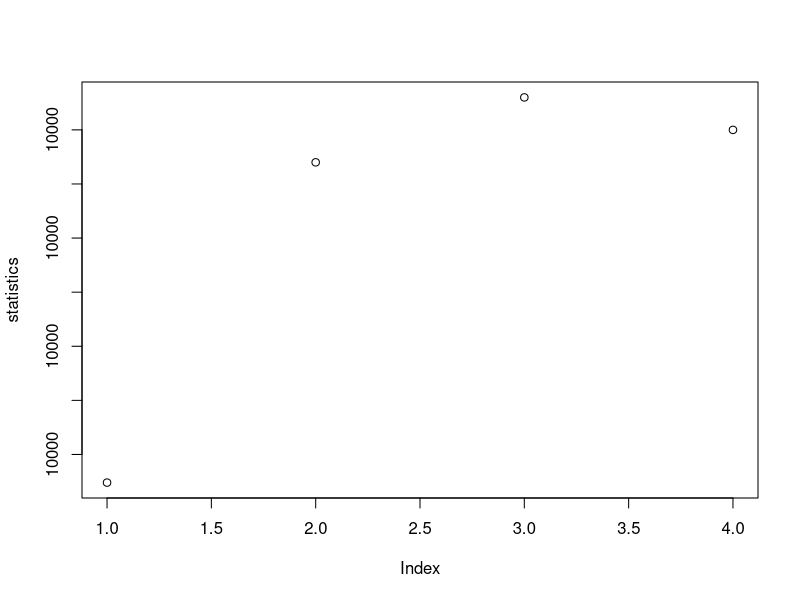
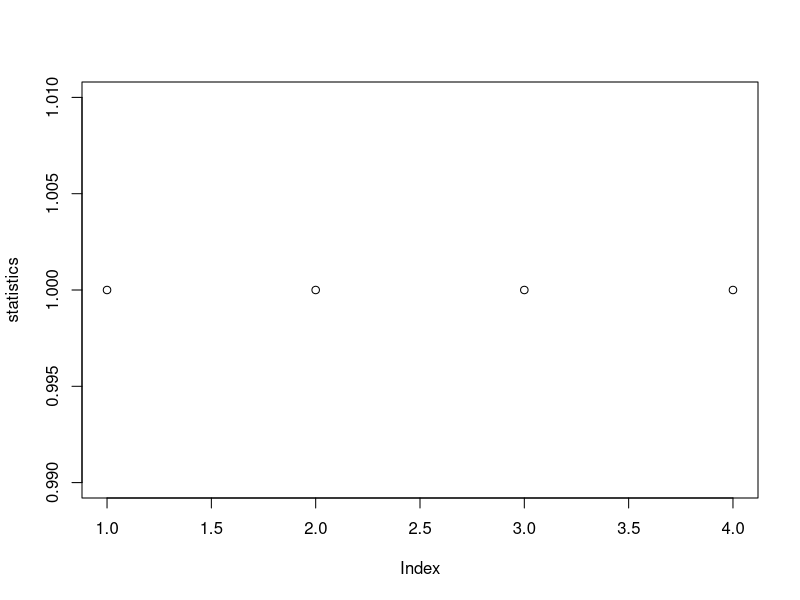
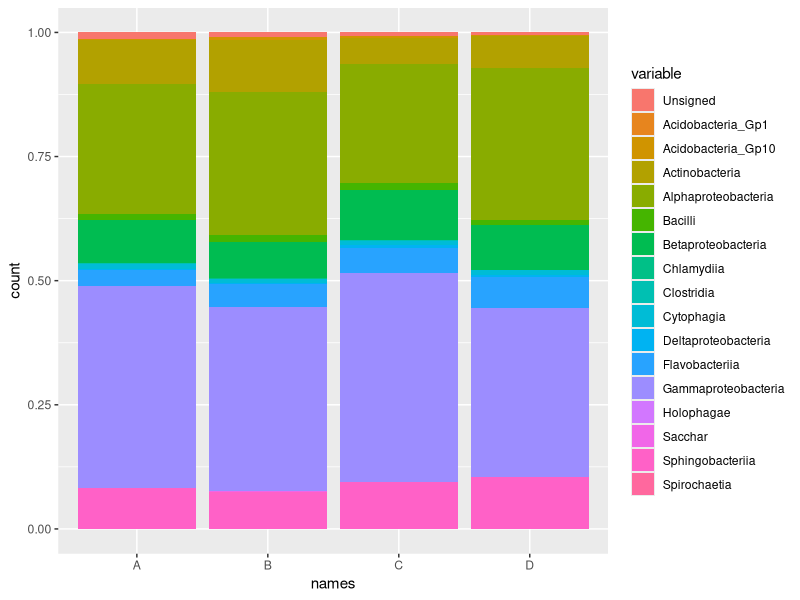
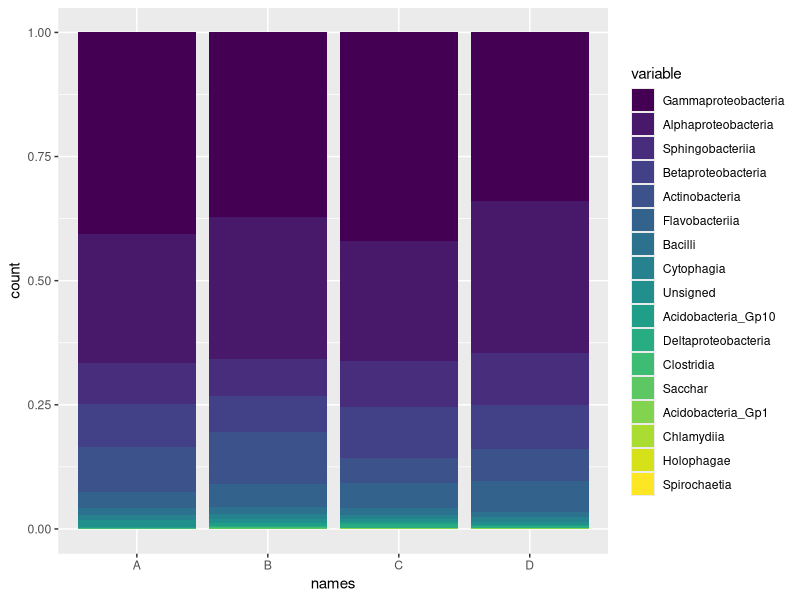
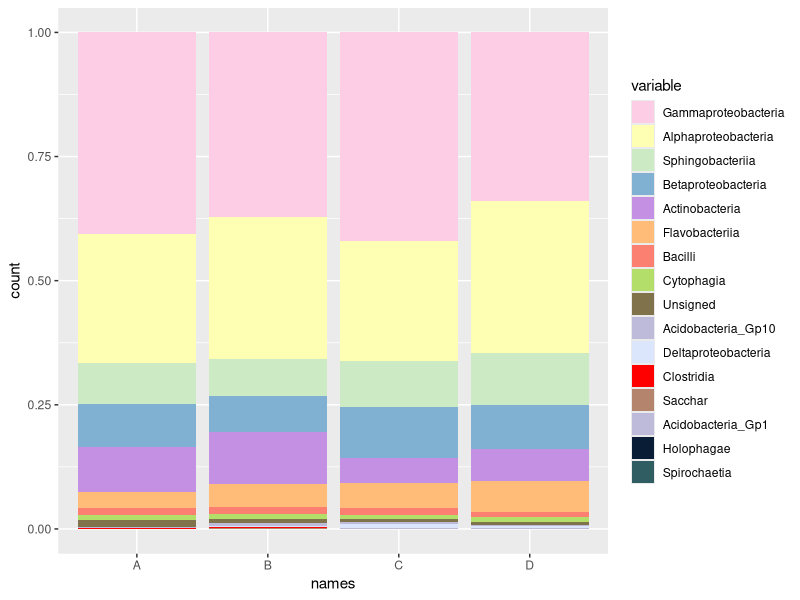
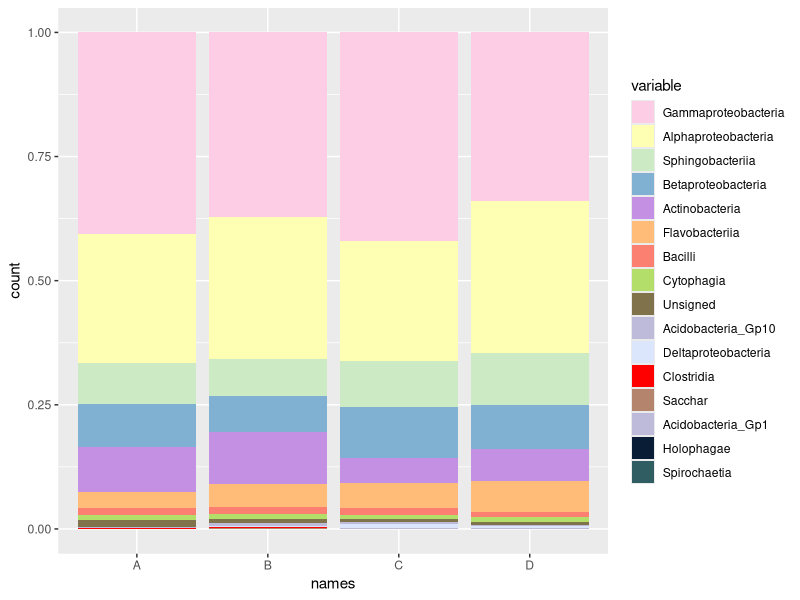

Here is the R script that generated these plots, in order:
data_test <- read.table('6vine C01-T1-CLASS.txt',sep='\t',h=T,row.names=1,check=F,comment='')
statistics = apply(data_test, 1, sum)   # 得到每个样本的观测值总和

plot(statistics)
data_percent = data.frame()   # 建立空数据框

# 每个值除以前面得到的总和获得占比

for (n in 1:4) {
  
  data_percent = rbind( data_percent, data_test[n,] / statistics[n] )  
  
} 



statistics = apply(data_percent, 1, sum)   

plot(statistics)




data_percent$names = c(LETTERS[seq( from = 1, to = 4)]#,
                       
                       #letters[seq( from = 1, to = 4 )]
                       )

library(reshape2)

data_plot = melt(data_percent)

colnames(data_plot) = c('names','variable','value')



#group = c( rep('Upper',15), rep('Lower',15))

#data_plot$group = rep(group,7)





library(ggplot2)



p = ggplot( data_plot, aes( x = names, weight = value, fill = variable))+
  
  geom_bar( position = "stack")  # 


p


order_x =  apply( data_percent[,1:17], 2, sum)   # 


order_x = order_x[order(order_x, decreasing = T)]  # decreasing = T


order_x  # 






data_plot$variable = factor(data_plot$variable,
                            
                            levels = names(order_x) ,  
                            
                            ordered = T )





p2 = ggplot( data_plot,aes(x = names, weight = value, fill = variable))+
  
  geom_bar(position = "stack")  

p2
p3<-p2 +   scale_fill_manual(values =rev(c("Acidobacteria_Gp1"="#BEBADA","Acidobacteria_Gp10"="#BEBADA","Actinobacteria"="#C490E4",
                                      "Alphaproteobacteria"="#FFFFB3","Bacilli"="#FB8072","Betaproteobacteria"="#80B1D3", 
                                      "Chlamdiia"="#B2B8A3","Clostridia"="#FF0000", "Cytophagia"="#B3DE69","Deltaproteobacteria"="#DBE6FD",
                                      "Flavobacteriia"="#FFBB78FF", "Gammaproteobacteria"="#FCCDE5", "Holophagae"="#0A1D37","Sacchar"="#B4846C","Sphingobacteriia"="#CCEBC5","Spirochaetia"="#2F5D62","Unsigned"="#80734C")))

p3

ggsave(paste0("8c101-t1-class.pdf"), p3, width=100, height=100, units="mm")
write.csv(data_percent,"8c101-t1-percent.csv")

